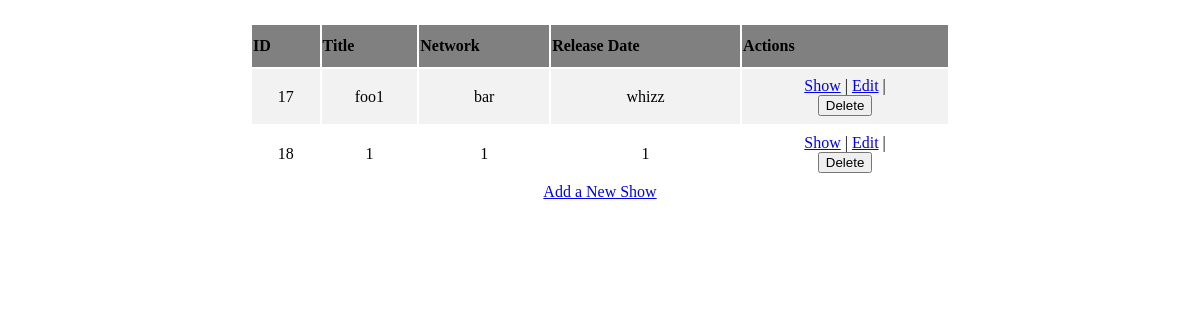
The app's page /, older data.
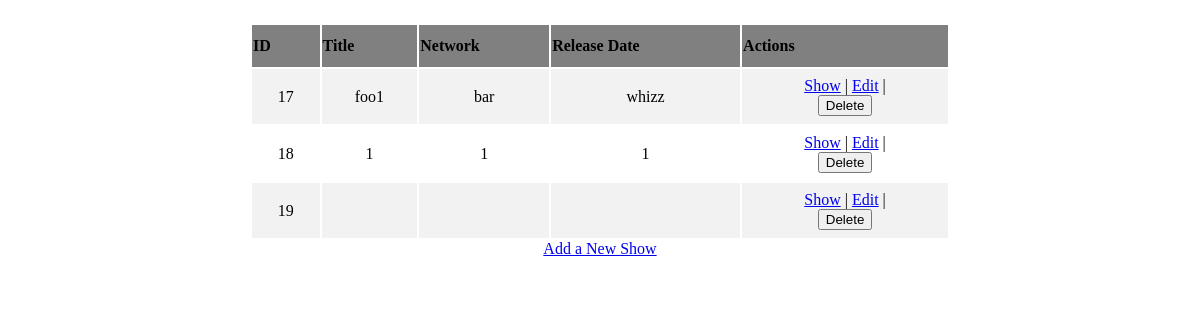
The same page, newer data.
### semi_restful_tv_shows_app/models.py (models this page shows, shortened)
class Show(models.Model):
    title = models.CharField(max_length=255)
    network = models.CharField(max_length=255)
    release_date= models.CharField(max_length=255)
    description = models.TextField()
    created_at = models.DateTimeField(auto_now_add=True)
    updated_at = models.DateTimeField(auto_now=True)
    objects = ShowManager()

### semi_restful_tv_shows_app/views.py (the view)
# urls.py: path('', views.index),   #dispaly all shows
def index(request):
    context = {
        "all_shows": Show.objects.all()
    }
    return render(request,'index.html', context)

### semi_restful_tv_shows_app/templates/index.html (shortened to what this page needs)
<!DOCTYPE html>
<html>
    <head>
        {% load static %}
        <link rel="stylesheet" href="{% static 'css/style.css' %}">
    </head>
    <body>
        <div>
            <table>
                <tr>
                    <th>ID</th>
                    <th>Title</th>
                    <th>Network</th>
                    <th>Release Date</th>
                    <th>Actions</th>
                </tr>
                {% for show in all_shows %}
                <tr>
                    <td>{{show.id}}</td>
                    <td>{{show.title}}</td>
                    <td>{{show.network}}</td>
                    <td>{{show.release_date}}</td>
                    <td>
                        <a href="/shows/{{show.id}}">Show</a> | <a href="/shows/{{show.id}}/edit">Edit</a> |
                        <form action="/shows/{{show.id}}/destroy" method="post">
                            <button type="submit">Delete</button>
                        </form>
                    </td>
                    {% endfor %}
                </tr>
            </table>
            <a href="/shows/new">Add a New Show</a>
        </div>
    </body>

### semi_restful_tv_shows_app/static/css/style.css (style rules this page uses)
body { display: flex; flex-direction: column; align-items: center; width: 900px; height: 900px; margin: auto; }
div { display: flex; flex-direction: column; text-align: center; width: 700px; height: fit-content; background-color: white; padding: 5px; }
td { padding: 8px; }
th { padding-top: 12px; padding-bottom: 12px; text-align: left; background-color: grey; }
tr:nth-child(even) { background-color: #f2f2f2; }

Row changes from the older to the newer data that the page shows:
added Show: id "19"
